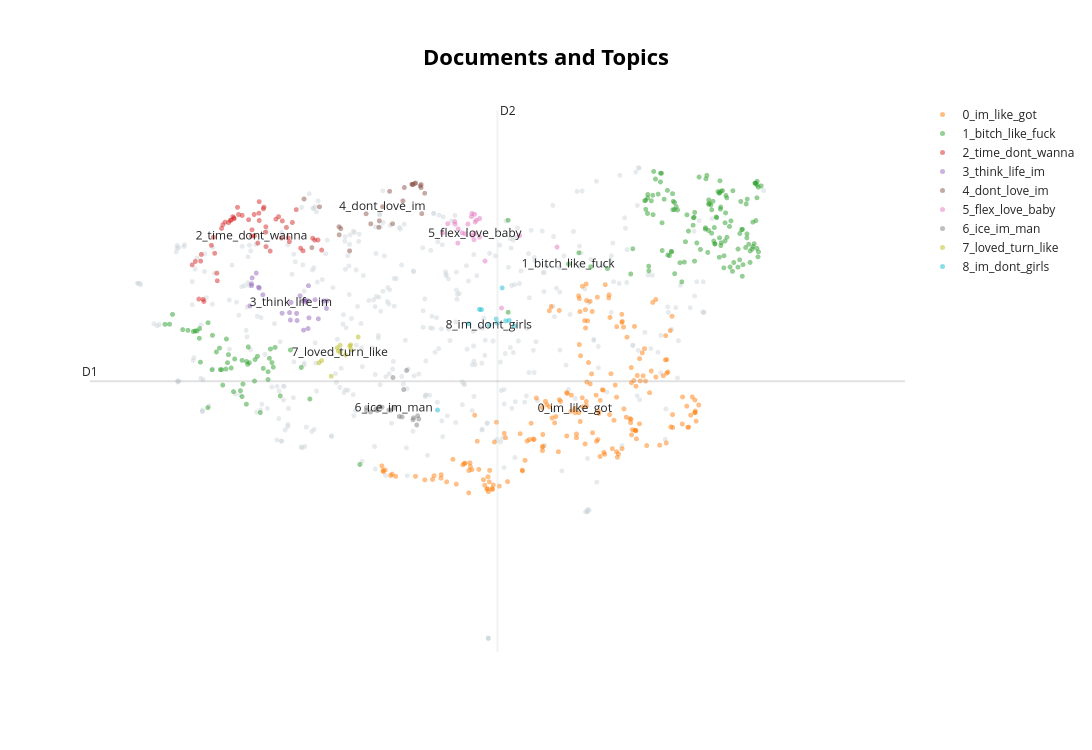

The code cell stored with this chart in its notebook:
### Markdown cell above
## 🟣 🔵 🟢 Document-Topic Relationships

▶️ `visualize_documents()` displays all of the documents using their original (step #1) embeddings reduced to 2-dimensional space and colored by topic assignment<br>
👁️ Hover over the documents to see their text. Are the topics recognizable when reading each document?<br>

📚 BERTopic: [Visualize documents with Plotly](https://maartengr.github.io/BERTopic/getting_started/visualization/visualize_documents.html#visualize-documents-with-plotly), [visualize_documents()](https://maartengr.github.io/BERTopic/api/bertopic.html#bertopic._bertopic.BERTopic.visualize_documents)<br>
📝 As suggested in the documentation, we pre-reduce the embeddings from `SentenceTransformer` by directly calling `UMAP`.

### Code cell
#| code-summary: 'Visualize documents in 2D space'
from sentence_transformers import SentenceTransformer
from umap import UMAP

sentence_model = SentenceTransformer("all-MiniLM-L6-v2")
embeddings = sentence_model.encode(docs, show_progress_bar=False) # docs should be a list (not Pandas Series)!
reduced_embeddings = UMAP(n_neighbors=10, n_components=2, min_dist=0.0, metric='cosine').fit_transform(embeddings)
topic_model.visualize_documents(docs, reduced_embeddings=reduced_embeddings) # docs should be a list (not Pandas Series)!
